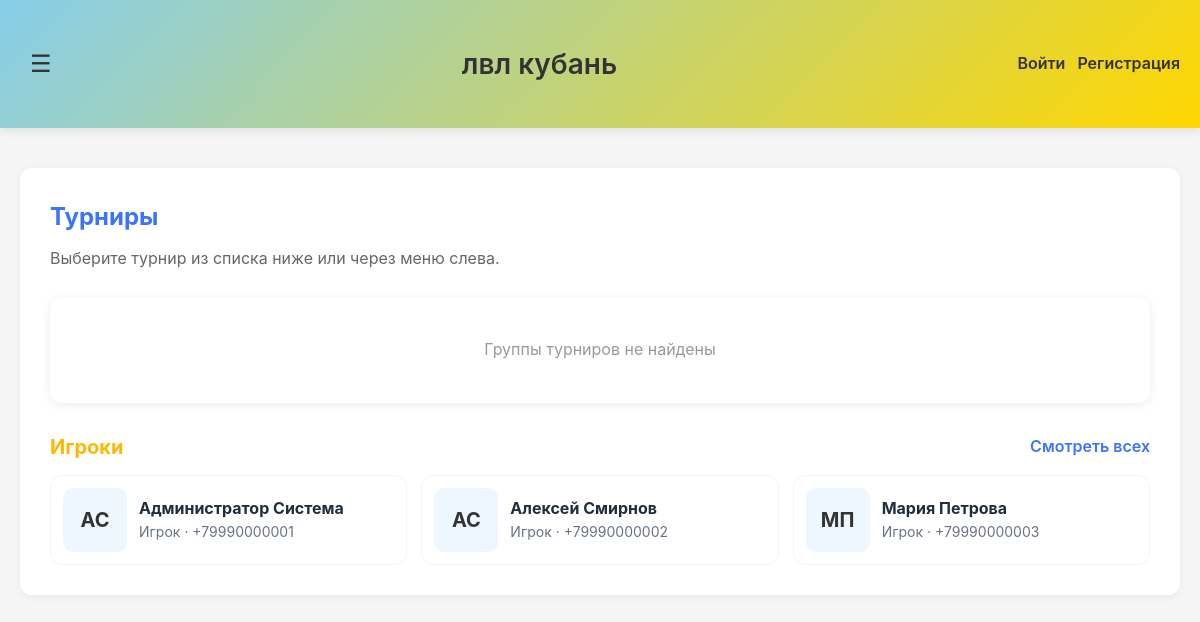
The page / on the database its author committed.
### accounts/models.py (models this page shows, shortened)
class User(AbstractUser):
    username = None
    email = models.EmailField('Email', unique=True)
    full_name = models.CharField('ФИО', max_length=255)
    phone = models.CharField('Телефон', max_length=50, blank=True)
    vk = models.CharField('VK', max_length=255, blank=True)
    telegram = models.CharField('Telegram', max_length=255, blank=True)
    max = models.CharField('Max', max_length=255, blank=True)
    height = models.PositiveSmallIntegerField('Рост', null=True, blank=True)
    photo = models.ImageField('Фото', upload_to='users/', blank=True, null=True)
    birth_date = models.DateField('Дата рождения', null=True, blank=True)
    rank = models.CharField('Разряд', max_length=100, blank=True)
    USERNAME_FIELD = 'email'
    REQUIRED_FIELDS = ['full_name']
    objects = UserManager()
    class Meta:
        verbose_name = 'Пользователь'
        verbose_name_plural = 'Пользователи'
    @property
    def initials(self):
        if not self.full_name:
            return self.email[:2].upper() if self.email else 'U'
        parts = self.full_name.strip().split()
        if len(parts) >= 2:
            return (parts[0][0] + parts[-1][0]).upper()
        return self.full_name[:2].upper()

### tournament/views.py (the view, shortened to what this page needs)
# urls.py: path('', views.index, name='index'),
def index(request):
    groups = TournamentGroup.objects.prefetch_related('tournaments').all()
    User = get_user_model()
    users = User.objects.filter(is_active=True).order_by('full_name')[:12]
    return render(request, 'tournament/index.html', {'groups': groups, 'users': users})

### tournament/templates/tournament/index.html (shortened to what this page needs)
{% extends 'tournament/base.html' %}
{% block content %}
<h2 style="margin-bottom: 10px;">Турниры</h2>
<p style="margin-bottom: 25px; color: #666; font-size: 16px;">
    Выберите турнир из списка ниже или через меню слева.
</p>
{% if groups %}
    <div style="display: grid; gap: 20px;">
        {% for group in groups %}
        <div style="background: white; border-radius: 12px; box-shadow: 0 2px 10px rgba(0,0,0,0.08); overflow: hidden;">
            <div style="padding: 18px 22px; background: linear-gradient(135deg, #667eea 0%, #764ba2 100%); color: white;">
                <div style="display: flex; justify-content: space-between; align-items: center; gap: 15px; flex-wrap: wrap;">
                    <h3 style="margin: 0; color: white; font-size: 20px;">{{ group.name }}</h3>
                    <span style="font-size: 14px; opacity: 0.9;">
                        {{ group.tournaments.count }}
                        {% if group.tournaments.count == 1 %}
                            турнир
                        {% elif group.tournaments.count < 5 %}
                            турнира
                        {% else %}
                            турниров
                        {% endif %}
                    </span>
                </div>
            </div>
            <div style="padding: 0;">
                {% for tournament in group.tournaments.all %}
                <a href="{% url 'tournament:tournament_detail' tournament.id %}"
                   style="display: flex; justify-content: space-between; align-items: center; gap: 16px; padding: 16px 22px; text-decoration: none; color: inherit; border-bottom: 1px solid #f0f0f0; transition: background 0.2s ease;"
                   onmouseover="this.style.background='#f8f9ff'"
                   onmouseout="this.style.background='white'">
                    <div>
                        <div style="font-size: 16px; font-weight: 600; color: #333; margin-bottom: 4px;">
                            {{ tournament.name }}
                        </div>
                    </div>
                    <div style="display: flex; align-items: center; gap: 10px; flex-wrap: wrap; justify-content: flex-end;">
                        <span style="color: #999; font-size: 18px;">→</span>
                    </div>
                </a>
                {% empty %}
                <div style="padding: 18px 22px; color: #999; font-size: 14px;">
                    В этой группе пока нет турниров
                </div>
                {% endfor %}
            </div>
        </div>
        {% endfor %}
    </div>
{% else %}
    <div style="background: white; border-radius: 12px; padding: 40px 20px; text-align: center; color: #999; box-shadow: 0 2px 10px rgba(0,0,0,0.08);">
        Группы турниров не найдены
    </div>
{% endif %}
{% if users %}
    <div style="display:flex; justify-content:space-between; align-items:center; margin-top:28px;">
        <h3 style="margin:0;">Игроки</h3>
        <a href="{% url 'accounts:users_list' %}" style="font-weight:600; color:#3b72ff; text-decoration:none;">Смотреть всех</a>
    </div>
    <div style="display: grid; grid-template-columns: repeat(auto-fit, minmax(220px, 1fr)); gap: 14px; margin-top: 12px;">
        {% for u in users %}
        <a href="{% url 'accounts:user_detail' u.id %}" style="text-decoration: none; color: inherit;">
            <div style="background: white; border-radius: 12px; padding: 12px; display: flex; gap: 12px; align-items: center; border: 1px solid #f0f4ff;">
                <div style="width:64px; height:64px; border-radius:10px; overflow:hidden; background:#eef6ff; flex-shrink:0; display:flex; align-items:center; justify-content:center; font-weight:700; font-size:20px;">
                    {% if u.photo %}
                        <img src="{{ u.photo.url }}" alt="{{ u.full_name|default:u.email }}" style="width:100%; height:100%; object-fit:cover; display:block;">
                    {% else %}
                        {{ u.initials }}
                    {% endif %}
                </div>
                <div style="flex:1; min-width:0;">
                    <div style="font-weight:700; font-size:16px; color:#1f2d3d;">{{ u.full_name|default:u.email }}</div>
                    <div style="color:#6b7280; font-size:14px;">{{ u.rank|default:'Игрок' }} · {{ u.phone|default:'—' }}</div>
                </div>
            </div>
        </a>
        {% endfor %}
    </div>
{% endif %}
{% endblock %}

### tournament/templates/tournament/base.html (shortened to what this page needs)
<!DOCTYPE html>
<html lang="ru">
<head>
</head>
<body>
    <div class="header">
        <div class="container" style="display: flex; justify-content: space-between; align-items: center; gap: 16px;">
            <button class="burger-btn" id="burgerBtn">☰</button>
            <h1><a href="{% url 'tournament:index' %}" style="color: inherit; text-decoration: none;">{% block header %}лвл кубань{% endblock %}</a></h1>
            <div style="display: flex; align-items: center; gap: 12px; flex-wrap: wrap;">
                {% if user.is_authenticated %}
                    <a href="{% url 'accounts:profile' %}" style="color: #333; text-decoration: none; font-weight: 600;">Профиль</a>
                    <a href="{% url 'accounts:logout' %}" style="color: #333; text-decoration: none; font-weight: 600;">Выйти</a>
                {% else %}
                    <a href="{% url 'accounts:login' %}" style="color: #333; text-decoration: none; font-weight: 600;">Войти</a>
                    <a href="{% url 'accounts:register' %}" style="color: #333; text-decoration: none; font-weight: 600;">Регистрация</a>
                {% endif %}
            </div>
        </div>
    </div>
    <div class="container">
        <div class="content">
            {% block content %}{% endblock %}
        </div>
    </div>
</body>
</html>

### tournament/templates/tournament/base.html (style rules this page uses)
* { margin: 0; padding: 0; box-sizing: border-box; }
body { font-family: -apple-system, BlinkMacSystemFont, 'Segoe UI', Roboto, 'Helvetica Neue', Arial, sans-serif; background: #f5f5f5; color: #333; line-height: 1.6; }
.container { max-width: 1200px; margin: 0 auto; padding: 20px; }
.header { background: linear-gradient(135deg, #87CEEB 0%, #FFD700 100%); color: #333; padding: 20px 0; box-shadow: 0 2px 10px rgba(0,0,0,0.1); }
.header h1 { font-size: 28px; font-weight: 600; }
.burger-btn { display: block; background: transparent; border: none; color: #333; font-size: 24px; cursor: pointer; padding: 10px; }
.content { background: white; border-radius: 12px; padding: 30px; margin-top: 20px; box-shadow: 0 2px 8px rgba(0,0,0,0.05); }
.content h2 { color: #3b72ff; margin-bottom: 20px; font-size: 24px; }
.content h3 { color: #ffb700; margin-top: 30px; margin-bottom: 15px; font-size: 20px; }

### rows shown on the page
User: initials "АС", full_name "Администратор Система", rank "Игрок", phone "+79990000001"
User: initials "АС", full_name "Алексей Смирнов", rank "Игрок", phone "+79990000002"
User: initials "МП", full_name "Мария Петрова", rank "Игрок", phone "+79990000003"
